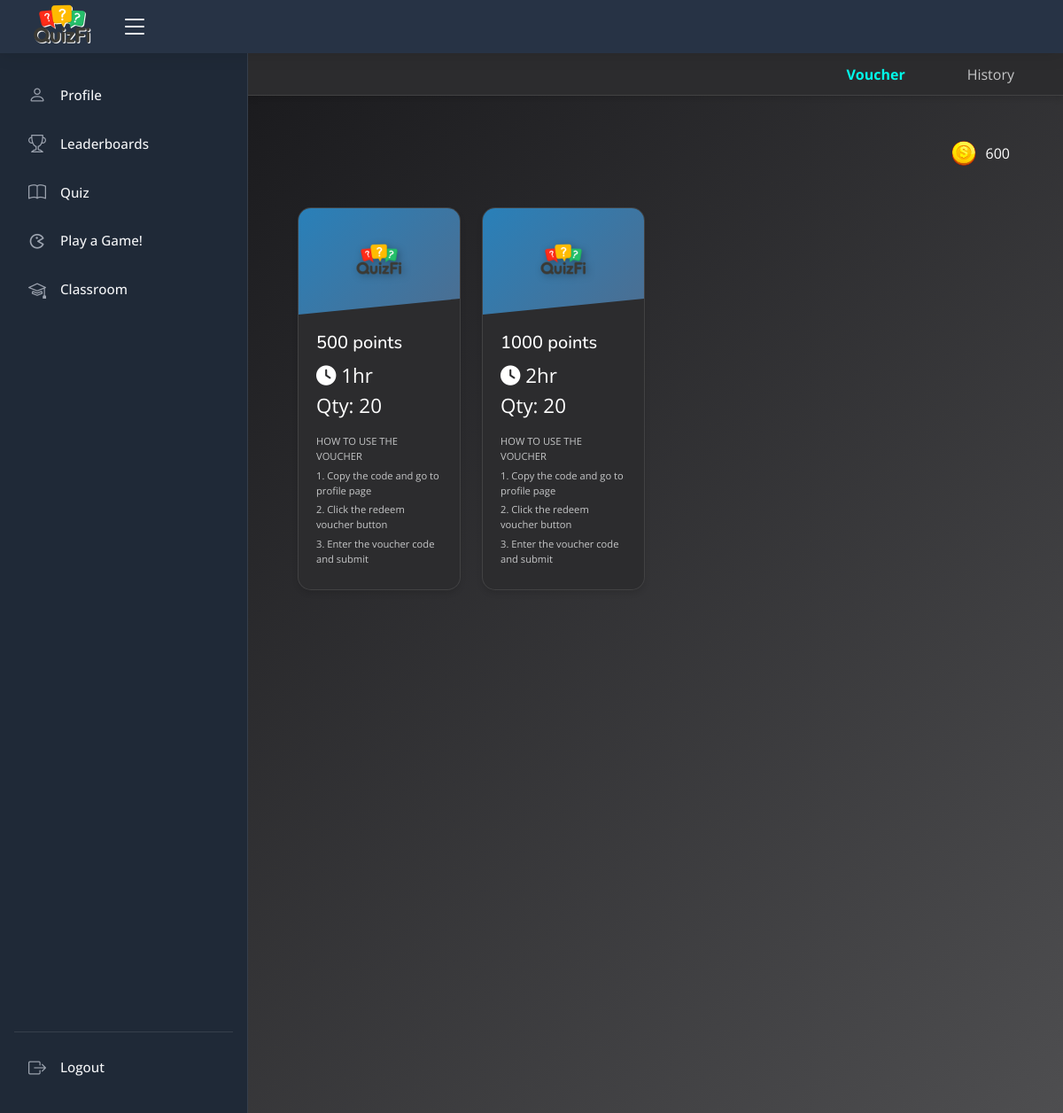
The app's page /students/convert_voucher.php (signed in) with its own data.
### tables this page shows
CREATE TABLE IF NOT EXISTS `students` (
  `student_id` int NOT NULL AUTO_INCREMENT,
  `user_id` int NOT NULL,
  `lastname` varchar(255) NOT NULL,
  `firstname` varchar(255) NOT NULL,
  `year` varchar(255) NOT NULL,
  `department` varchar(255) NOT NULL,
  `score` int NOT NULL DEFAULT '0',
  `duration` int NOT NULL DEFAULT '0',
  `status` enum('active','inactive') NOT NULL DEFAULT 'inactive',
  `start_time` timestamp NOT NULL,
  `ranking_id` int DEFAULT NULL,
  `ip_address` varchar(255) DEFAULT NULL,
  `profile_path` text,
  PRIMARY KEY (`student_id`),
  UNIQUE KEY `ranking_id` (`ranking_id`),
  KEY `user_id` (`user_id`)
);

CREATE TABLE IF NOT EXISTS `vouchers` (
  `voucher_id` int NOT NULL AUTO_INCREMENT,
  `voucher_name` varchar(255) DEFAULT NULL,
  `voucher_description` varchar(255) DEFAULT NULL,
  `points` int DEFAULT NULL,
  `quantity` int DEFAULT NULL,
  `duration` time DEFAULT NULL,
  PRIMARY KEY (`voucher_id`)
);

### students/includes/session.php (called while the page is built, shortened)
<?php
include 'db/dbconn.php';
$user_id = $_SESSION['user_id'];
$stmt = $conn->prepare("SELECT * FROM students WHERE user_id = ?");
$stmt->bind_param('i', $user_id);
$stmt->execute();
$result = $stmt->get_result();
$row1 = $result->fetch_assoc();
$student_score = $row1['score'] ?? 0;
$user_id = $row1['user_id'] ?? null;
?>

### students/convert_voucher.php (the view, shortened to what this page needs)
<?php
include('includes/header.php');
include('includes/session.php');
?>
<link rel="stylesheet" href="https://cdnjs.cloudflare.com/ajax/libs/font-awesome/6.5.1/css/all.min.css">
<link rel="stylesheet" href="css/loading-screen.css">
<link rel="stylesheet" href="css/convert_voucher.css">
<link rel="stylesheet" href="css/style.css">
<link rel="stylesheet" href="https://cdn.datatables.net/1.13.7/css/jquery.dataTables.min.css">
<link rel="stylesheet" href="https://cdn.datatables.net/responsive/2.5.0/css/responsive.dataTables.min.css">
<body>
    <header id="header" class="header fixed-top d-flex align-items-center">
        <?php include 'includes/nav-top.php'; ?>
    <?php include 'includes/sidebar.php'; ?>
    <main id="main" class="main">
        <div class="top-bar">
            <div class="menu-nav">
                <ul>
                    <li><a href="#" class="active" id="VoucherList">Voucher</a></li>
                    <li><a href="#" id="HistoryList">History</a></li>
                </ul>
            </div>
        </div>
        <div class="content">
            <div class="voucher-content">
                <div class="points-container">
                    <img src="assets/img/coin.png" alt="" class="coin-image">
                    <span><?php echo $student_score; ?></span>
                </div>
                <div class="card-grid">
                    <?php
                    $limit = 8;
                    $page = isset($_GET['page']) ? (int) $_GET['page'] : 1;
                    $offset = ($page - 1) * $limit;
                    $vouchersQuery = "SELECT * FROM vouchers LIMIT ? OFFSET ?";
                    $vstmt = $conn->prepare($vouchersQuery);
                    $vstmt->bind_param('ii', $limit, $offset);
                    $vstmt->execute();
                    $vresult = $vstmt->get_result();
                    if ($vresult->num_rows > 0):
                        while ($vouch = $vresult->fetch_assoc()) {
                    ?>
                            <div class="voucher-container" data-user-id="<?php echo $user_id; ?>"
                                data-voucher-id="<?php echo $vouch['voucher_id']; ?>"
                                data-voucher-name="<?php echo $vouch['voucher_name']; ?>">
                                <div class="voucher-header">
                                    <img src="assets/img/logo-quizfi.png" alt="logo.png">
                                </div>
                                <div class="voucher-body">
                                    <div class="voucher-title">
                                        <h5><?php echo htmlspecialchars($vouch['points']); ?> points</h5>
                                        <span class="voucher-hour">
                                            <i class="fa fa-clock"></i>
                                            <?php echo htmlspecialchars($vouch['voucher_name']); ?>
                                            <p>Qty: <?php echo htmlspecialchars($vouch['quantity']); ?></p>
                                        </span>
                                    </div>
                                    <div class="voucher-instruction">
                                        <span class="subtitle">HOW TO USE THE VOUCHER</span>
                                        <p>1. Copy the code and go to profile page</p>
                                        <p>2. Click the redeem voucher button</p>
                                        <p>3. Enter the voucher code and submit</p>
                                    </div>
                                </div>
                            </div>
                        <?php
                        }
                    endif; ?>
                </div>
            </div>
        </div>
    </main>
</body>

### students/css/style.css (style rules this page uses)
body { background: var(--background); font-family: "Open Sans", sans-serif; color: #444444; }
a { color: #4154f1; text-decoration: none; }
h1, h2, h3, h4, h5, h6 { font-family: "Nunito", sans-serif; }
#main { margin-top: 60px; padding: 20px 30px; transition: all 0.3s; }
.header { transition: all 0.5s; z-index: 997; height: 60px; box-shadow: 0px 2px 20px rgba(0, 0, 0, 0.1); background-color: #273345; padding-left: 20px; }

### students/css/sidebar.css (style rules this page uses)
@media (min-width: 1200px) { #main, #footer { margin-left: 280px; } }

### students/css/convert_voucher.css (style rules this page uses)
.main { padding: 0 !important; background: var(--background); min-height: 150dvh; }
.top-bar { border-bottom: 1px solid rgba(255, 255, 255, 0.1); position: relative; background: var(--card-background); width: 100%; height: 6vh; box-shadow: 0px 4px 6px rgba(0, 0, 0, 0.1); z-index: 1; display: flex; align-items: center; justify-content: space-between; padding: 0 20px; }
.menu-nav { display: flex; flex-direction: row; max-width: 600px; z-index: 2; margin-left: auto; }
.menu-nav ul { list-style: none; padding: 0; margin: 0; display: flex; }
.menu-nav li { position: relative; padding: 10px; margin: 0 10px; transition: all var(--transition-duration) var(--transition-timing-function); border-radius: 10px 10px 0 0; }
.menu-nav a { text-decoration: none; color: var(--text-color-secondary); padding: 10px 15px; border-radius: 5px; transition: all var(--transition-duration) var(--transition-timing-function); }
.menu-nav a.active { color: #00f9e9; font-weight: bold; }
.content { display: flex; flex-direction: column; position: relative; padding: 20px 40px; }
.voucher-content, .history-content { position: absolute; width: 100%; top: 0; left: 0; opacity: 0; transform: translateY(10px); transition: opacity var(--transition-duration) var(--transition-timing-function), transform var(--transition-duration) var(--transition-timing-function); pointer-events: none; visibility: hidden; }
.voucher-content.active, .history-content.active { opacity: 1; transform: translateY(0); pointer-events: auto; visibility: visible; position: relative; }
.points-container { animation: float 3s ease-in-out infinite; color: var(--text-color); display: flex; justify-content: flex-end; align-items: center; position: relative; padding: 20px; }
.points-container img { width: 50px; height: 50px; }
.card-grid { display: grid; grid-template-columns: repeat(4, minmax(150px, 1fr)); gap: 1.5rem; padding: 1rem; max-width: 1400px; margin: 0 auto; position: relative; z-index: 1; }
.voucher-container { border: 1px solid rgba(255, 255, 255, 0.1); position: relative; background: var(--card-background); border-radius: 15px; overflow: hidden; box-shadow: 0 4px 6px rgba(0, 0, 0, 0.1); transition: all var(--transition-duration) var(--transition-timing-function); cursor: pointer; }
.voucher-header { position: relative; height: 120px; background: var(--card-header-color); display: flex; justify-content: center; align-items: center; clip-path: polygon(0 0, 100% 0, 100% 85%, 0 100%); }
.voucher-header img { width: 80px; height: 80px; filter: drop-shadow(2px 2px 4px rgba(0, 0, 0, 0.3)); }
.voucher-body { padding: 20px; color: var(--text-color); }
.voucher-title { font-size: 1.4em; margin-bottom: 15px; color: var(--text-color); }
.voucher-instruction { font-size: 0.7em; color: var(--text-color-secondary); line-height: 1.5; }
.voucher-instruction p { margin: 5px 0; }

### records on screen
students: score "600"
vouchers: points "500", voucher_name "1hr", quantity "20"
vouchers: points "1000", voucher_name "2hr", quantity "20"
